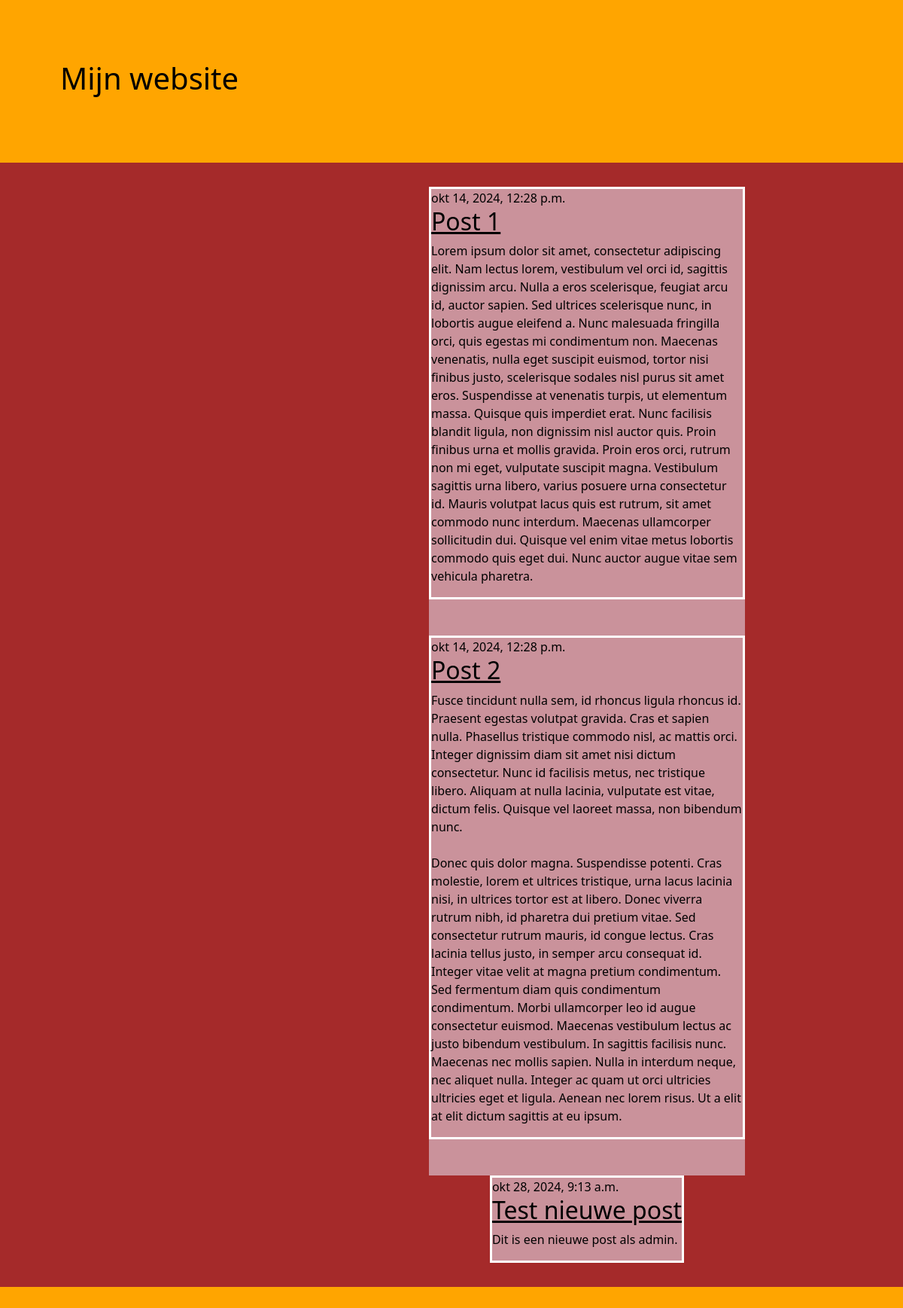
The page / on the database its author committed.
### blog/models.py (models this page shows, shortened)
class Post(models.Model):
    author = models.ForeignKey(settings.AUTH_USER_MODEL, on_delete=models.CASCADE)
    title = models.CharField(max_length=200)
    text = models.TextField()
    created_date = models.DateTimeField(default=timezone.now)
    published_date = models.DateTimeField(blank=True, null=True)

### blog/views.py (the view)
# urls.py: path('', views.post_list, name='post_list'),
def post_list(request):
    posts = Post.objects.filter(published_date__lte=timezone.now()).order_by('published_date')
    return render(request, 'blog/post_list.html', {'posts': posts}) #if the dictionary with the posts variable is missing, no posts will be displayed!

### blog/templates/blog/post_list.html (shortened to what this page needs)
{% load static %}
<!DOCTYPE html>
<html lang="en">
<head>
    <link href="https://cdn.jsdelivr.net/npm/bootstrap@5.3.3/dist/css/bootstrap.min.css" rel="stylesheet">
    <link rel="stylesheet" href="{% static 'css/stijl.css' %}">
</head>
<body>
    <header>
        <h1>Mijn website</h1>
    </header>
    <main>
            {% block content %}
            {% for post in posts %}
                <div class="article-container">
                    <article class="post">
                        <time class="date">{{ post.published_date }}</time>
                        <h2><a href="">{{ post.title }}</a></h2>
                        <p>{{ post.text|linebreaksbr }}</p>
                    </article>
                </div>
            {% empty %}
                <p>No posts available.</p>
            {% endfor %}
            {% endblock %}
    </main>
    <footer>
    </footer>
</body>
</html>

### blog/static/css/stijl.css (style rules this page uses)
body { background-color: orange; color: black; }
header { padding: 5rem; min-height: 8rem; }
h1 { color: black; }
main { display: flex; flex-wrap: wrap; justify-content: center; padding-top: 2rem; padding-bottom: 2rem; background-color: brown; }
.article-container { max-width: 35%; margin-left: 30%; padding-bottom: 3rem; background-color: rgb(202, 146, 155); }
.article-container:last-child { padding-bottom: 0; }
article { border: 3px solid white; }
footer { min-height: 8rem; }
a { color: black; }

### rows shown on the page
Post: published_date "okt 14, 2024, 12:28 p.m.", title "Post 1", text "Lorem ipsum dolor sit amet, consectetur adipiscing elit. Nam lectus lorem, vestibulum vel orci id, sagittis dignissim arcu. Nulla a eros scelerisque, feugiat arcu id, auctor sapien. Sed ultrices scelerisque nunc, in lobortis augue eleifend a. Nunc malesuada fringilla orci, quis egestas mi condimentum non. Maecenas venenatis, nulla eget suscipit euismod, tortor nisi finibus justo, scelerisque sodales nisl purus sit amet eros. Suspendisse at venenatis turpis, ut elementum massa. Quisque quis imperdiet erat. Nunc facilisis blandit ligula, non dignissim nisl auctor quis. Proin finibus urna et mollis gravida. Proin eros orci, rutrum non mi eget, vulputate suscipit magna. Vestibulum sagittis urna…"
Post: published_date "okt 14, 2024, 12:28 p.m.", title "Post 2", text "Fusce tincidunt nulla sem, id rhoncus ligula rhoncus id. Praesent egestas volutpat gravida. Cras et sapien nulla. Phasellus tristique commodo nisl, ac mattis orci. Integer dignissim diam sit amet nisi dictum consectetur. Nunc id facilisis metus, nec tristique libero. Aliquam at nulla lacinia, vulputate est vitae, dictum felis. Quisque vel laoreet massa, non bibendum nunc. Donec quis dolor magna. Suspendisse potenti. Cras molestie, lorem et ultrices tristique, urna lacus lacinia nisi, in ultrices tortor est at libero. Donec viverra rutrum nibh, id pharetra dui pretium vitae. Sed consectetur rutrum mauris, id congue lectus. Cras lacinia tellus justo, in semper arcu consequat id. Integer vitae…"
Post: published_date "okt 28, 2024, 9:13 a.m.", title "Test nieuwe post", text "Dit is een nieuwe post als admin."
